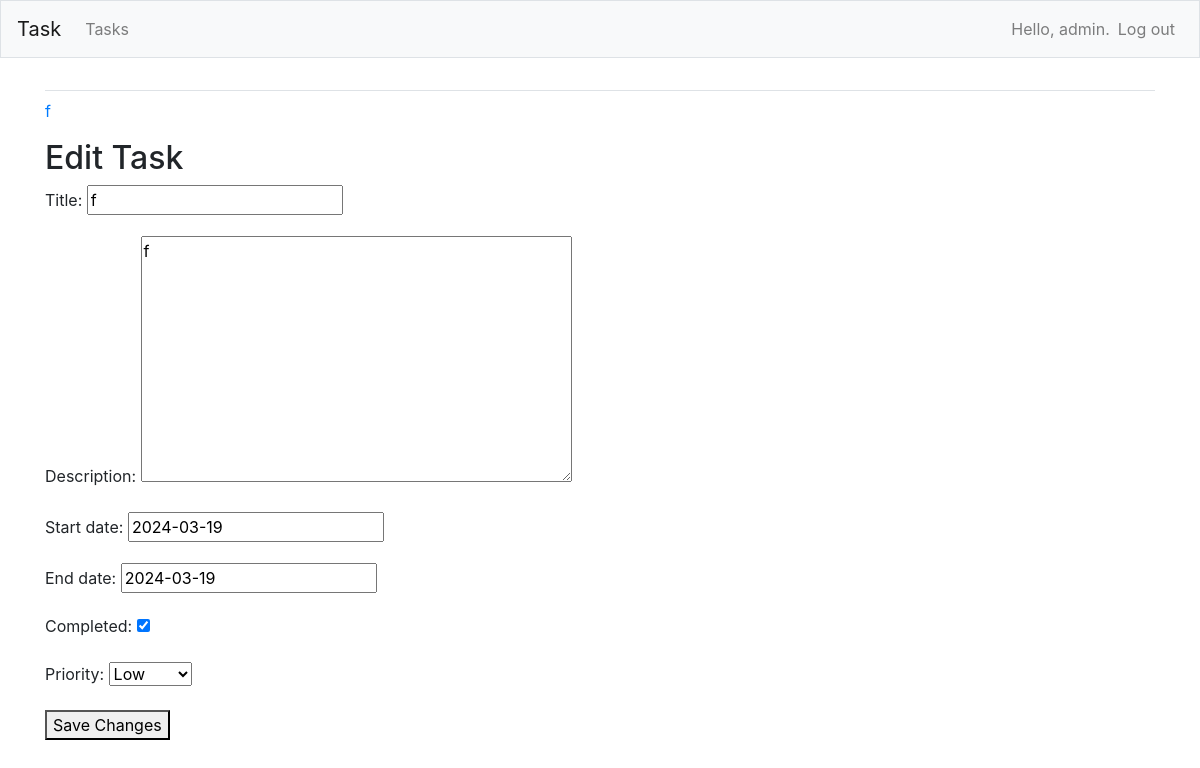
The page /edit_task/6/ (signed in) on the database its author committed.
### tasks/models.py (models this page shows, shortened)
class Task(models.Model):
    LOW = 'Low'
    MEDIUM = 'Medium'
    HIGH = 'High'
    PRIORITY_CHOICES = [
        (LOW, 'Low'),
        (MEDIUM, 'Medium'),
        (HIGH, 'High'),
    ]
    title = models.CharField(max_length=200)
    description = models.TextField()
    start_date = models.DateField()
    end_date = models.DateField()
    completed = models.BooleanField(default=False)
    priority = models.CharField(max_length=10, choices=PRIORITY_CHOICES, default=MEDIUM)
    owner = models.ForeignKey(User, on_delete=models.CASCADE)

### tasks/views.py (the view)
# urls.py: path('edit_task/<int:task_id>/', views.edit_task, name='edit_task'),
@login_required
def edit_task(request, task_id):
    task = Task.objects.get(id=task_id)
    if request.method != 'POST':
        form = TaskForm(instance=task)
    else:
        form = TaskForm(instance=task, data=request.POST)
        if form.is_valid():
            form.save()
            return redirect('tasks:task', task_id=task_id)
    context = {'task': task, 'form': form}
    return render(request, 'tasks/edit_task.html', context)

### tasks/forms.py
class TaskForm(forms.ModelForm):
    class Meta:
        model = Task
        fields = ['title', 'description', 'start_date', 'end_date', 'completed', 'priority']
        labels = {
            'title': 'Title',
            'description': 'Description',
            'start_date': 'Start date',
            'end_date': 'End date',
            'completed': 'Completed',
            'priority': 'Priority',
        }

### tasks/templates/tasks/edit_task.html (shortened to what this page needs)
{% extends "tasks/base.html" %}
{% block content %}
    <p><a href="{% url 'tasks:task' task.id %}">{{ task.title }}</a></p>
    <h2>Edit Task</h2>
    <form method="post">
        {{ form.as_p }}
        <button type="submit">Save Changes</button>
    </form>
{% endblock content %}

### tasks/templates/tasks/base.html (shortened to what this page needs)
{% load bootstrap4 %}
<html lang="en">
<head>
	{% bootstrap_css %}
</head>
<body>
<nav class="navbar navbar-expand-md navbar-light bg-light mb-4 border">
	<a class="navbar-brand" href="{% url 'tasks:index' %}">
		Task</a>
	<div class="collapse navbar-collapse" id="navbarCollapse">
		<ul class="navbar-nav mr-auto">
			<li class="nav-item">
				<a class="nav-link" href="{% url 'tasks:tasks' %}">
					Tasks</a></li>
		</ul>
		<ul class="navbar-nav ml-auto">
			{% if user.is_authenticated %}
				<li class="nav-item">
					<span class="navbar-text"> Hello, {{ user.username }}.</span>
				</li>
				<li class="nav-item">
					<a class="nav-link" href="{% url 'users:logout' %}">Log out</a>
				</li>
			{% else %}
				<li class="nav-item">
					<a class="nav-link" href="{% url 'users:register' %}">Register</a>
				</li>
				<li class="nav-item">
					<a class="nav-link" href="{% url 'users:login' %}">Log in</a></li>
			{% endif %}
		</ul>
	</div>
</nav>
<main role="main" class="container">
	<div class="pb-2 mb-2 border-bottom">
	</div>
	<div>
		{% block content %}{% endblock content %}
	</div>
</main>
</body>
</html>

### rows shown on the page
Task: title "f", description "f", start_date "2024-03-19", end_date "2024-03-19", completed "☑", priority "Low"

### other values the page prints
{{ user.username }} "admin"
